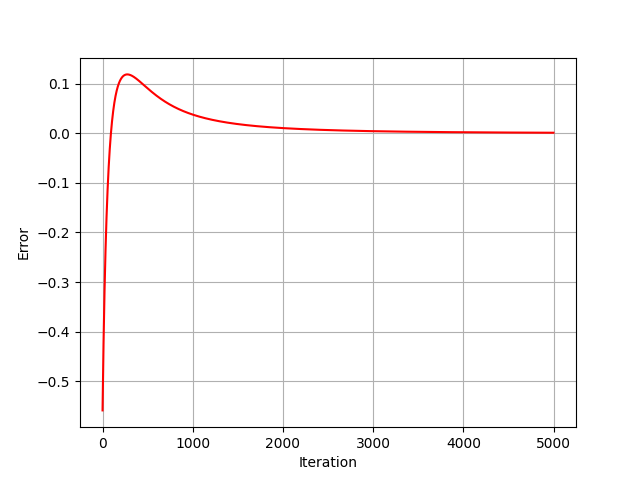

Generate this figure with Python:
import numpy as np
import matplotlib.pyplot as plt

ip_features = np.array([[0,0],[0,1],[1,0],[1,1]])
print("Input Shape: ",ip_features.shape)
print("Input Features: ",ip_features)

target_op = np.array([[0,1,1,1]])
target_op = target_op.reshape(4,1)
print("Target output shape: ",target_op.shape)
print("Taget Output: ",target_op)

weights = np.array([[0.1],[0.2]])
print("Weights Shape: ",weights.shape)
print("Weights: ",weights)

bias = 0.3
lr = 0.05

def sigmoid(x):
    return 1/(1+np.exp(-x))

def derivative_sigmoid(x):
    return (sigmoid(x) * (1- sigmoid(x)))

error = []
r = [i for i in range(5000)]

for epochs in range(5000):
    ip = ip_features
    in_o = np.dot(ip,weights)+bias
    out_o = sigmoid(in_o)

    err = out_o - target_op

    x = err.sum()
    error.append(x)
    print(x)

    derr_outo = err
    douto_dino = derivative_sigmoid(out_o)

    d = derr_outo * douto_dino

    ip = ip_features.T
    d_final = np.dot(ip,d)

    weights = (weights - (lr * d_final))

    for i in d:
        bias = (bias - (lr * i))

single_point = np.array([1,0]) 
result1 = np.dot(single_point, weights) + bias 
result2 = sigmoid(result1)
print(result2) 
single_point = np.array([1,1]) 
result1 = np.dot(single_point, weights) + bias 
result2 = sigmoid(result1)
print(result2)
single_point = np.array([0,0])
result1 = np.dot(single_point, weights) + bias 
result2 = sigmoid(result1)
print(result2)

plt.figure(dpi = 100)
plt.plot(r,error,color = 'red')
plt.grid()
plt.xlabel("Iteration")
plt.ylabel("Error")
plt.show()
